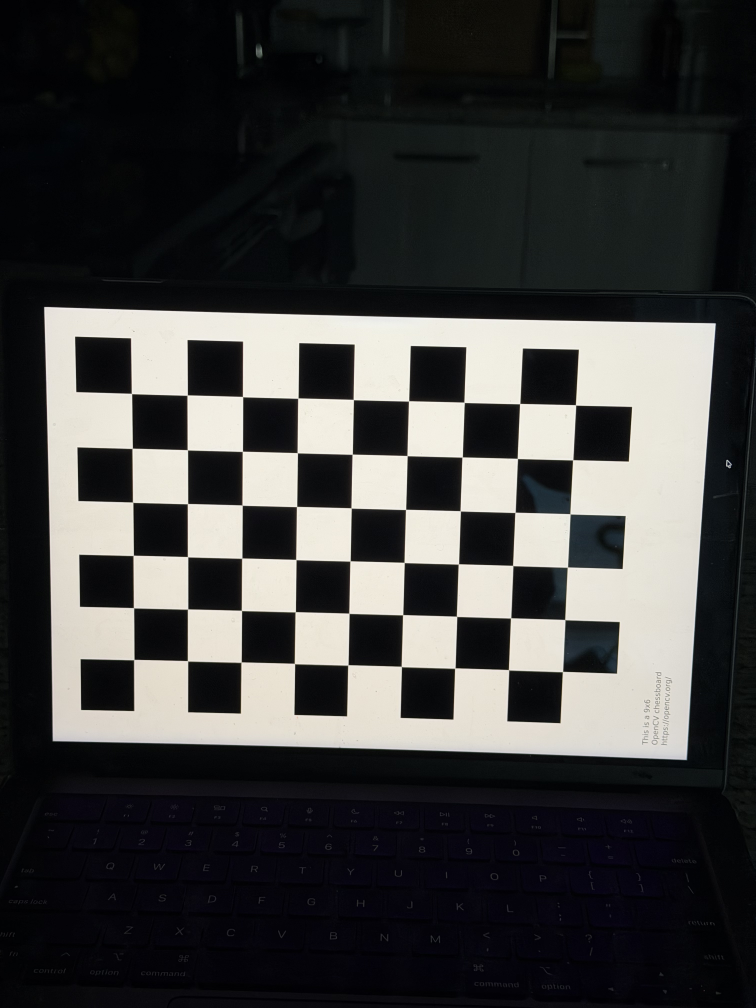
#> input picture calibration/IMG_6164.jpeg, 3024 x 4032 px (shown at 1/4 size); its folder holds only this picture in this run
$ python -i measurement.py   (imports and definitions only)
#> lines starting #> are read from the running program, lines starting #| are printed output that depends on the picture; after the words box and inside, x2 and y2 are one past the last pixel; in counts of white or black regions, pixels touching at a corner belong together
#> further down, picture is the input picture: shape (4032, 3024, 3); mean B, G, R 62.9, 63.7, 63.8
"""
Camera calibration + real-world 2-D measurement, factored into importable
functions so both the CLI script (calibrate_and_measure.py) and the Flask web
app (app.py) can share the exact same pipeline.

The three steps the module demonstrates:

  1. Calibrate a camera (chessboard) with OpenCV — recover the intrinsic
     matrix K and lens-distortion coefficients.
  2. Measure real-world bar lengths in a single smartphone photo using the
     perspective-projection equation  L = (dx / fx) * Z.
  3. Validate the measurements against 20 ground-truth lengths and report
     error statistics.

The web app calls :func:`run_pipeline`, which returns every number, table and
image (as base64 data URLs) the page needs to render the demonstration.
"""

from __future__ import annotations

import base64
import io
from pathlib import Path

import cv2
import numpy as np

# ======================================================================
# CONFIGURATION (mirrors calibrate_and_measure.py)
# ======================================================================

BASE_DIR = Path(__file__).resolve().parent
CALIBRATION_DIR = BASE_DIR / "calibration"
MEASUREMENT_DIR = BASE_DIR / "measurement"
OUTPUT_DIR = BASE_DIR / "output"

CHESSBOARD_SIZE = (9, 6)
SQUARE_SIZE = 0.023  # metres

# The white paper is an 11 x 14 inch sheet photographed in LANDSCAPE
# orientation (14 in = 35.56 cm wide, 11 in = 27.94 cm tall).  Its true size
# is used ONLY as documentation / a distance sanity check, never to set scale.
PAPER_WIDTH_CM = 35.56
PAPER_HEIGHT_CM = 27.94

# Measured camera-to-object distance (metres) — the "Z" in the perspective
# projection equation.  Replace with your physically measured value.
OBJECT_DISTANCE_M = 2.73

# Ground-truth bar lengths (cm), top-to-bottom, per image.
GROUND_TRUTH = {
    "IMG_6192.jpeg": [3, 30, 13, 18, 16, 22, 8, 2, 14, 25],
    "IMG_6193.jpeg": [7, 15, 20, 5, 9, 17, 24, 12, 21, 28],
}

# A bar must be at least this long (in cm) to count.
MIN_BAR_CM = 1.5

# Corner detection is run on the calibration images downscaled to at most this
# many pixels on the long side. The 12 MP originals make the segment-based
# detector allocate ~1 GB; downscaling bounds that, and the detected corners
# are scaled back to full-resolution coordinates so the calibrated intrinsics
# still refer to the original image size. (0.02% effect on the result.)
CALIB_MAX_SIDE = 1800

# Bar detection runs on an upsampled top-down view of the paper so the bars
# are large and horizontal.  This is an arbitrary processing-resolution factor
# and encodes no physical size.
UPSAMPLE = 4.0


# ======================================================================
# HELPERS
# ======================================================================


# [151 lines left out: functions _list_images, _encode_image, _object_points, calibrate_camera, not called in this run]


# ======================================================================
# PAPER + BAR DETECTION
# ======================================================================


def detect_paper_corners(image: np.ndarray) -> np.ndarray:
    """Locate the white paper as the largest solid 4-corner quadrilateral."""
    gray = cv2.cvtColor(image, cv2.COLOR_BGR2GRAY)
    mask = (gray > 150).astype(np.uint8)
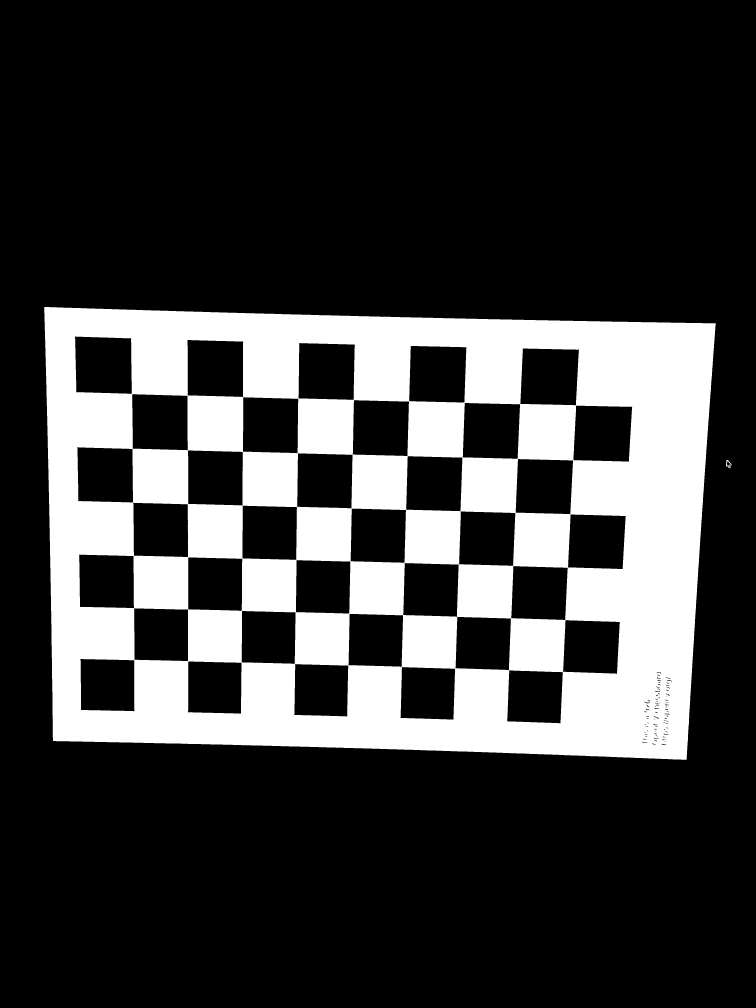
#> mask: shape (4032, 3024) (shown at 1/4 size); values 0 (black) and 1 (white), 23.8% white; 2 white regions, box (x1, y1, x2, y2) and area: (177, 1228, 2863, 3039) 2906107, (2904, 1840, 2926, 1873) 284

    # Close the printed bars so the paper becomes one solid blob.
    mask = cv2.morphologyEx(mask, cv2.MORPH_CLOSE, np.ones((31, 31), np.uint8))
#> mask: shape (4032, 3024); values 0 (black) and 1 (white), 23.9% white; 2 white regions

    contours, _ = cv2.findContours(mask, cv2.RETR_EXTERNAL, cv2.CHAIN_APPROX_SIMPLE)
#> contours = 2 contours; box (x1, y1, x2, y2) and area: (177, 1228, 2863, 3039) 4511782, (2904, 1840, 2926, 1873) 424

    best_contour = None
    best_corners = None
    for contour in contours:
        hull = cv2.convexHull(contour)
        perimeter = cv2.arcLength(hull, True)
        approx = cv2.approxPolyDP(hull, 0.02 * perimeter, True)
        if len(approx) != 4:
            continue
        if best_contour is None or cv2.contourArea(contour) > cv2.contourArea(best_contour):
            best_contour = contour
            best_corners = approx
#> this loop made 2 passes
#> (perimeter, best_corners) on pass 2: (8702.5, [[177, 1229], [2862, 1294], [2745, 3038], [213, 2963]])
#> perimeter on pass 1: 84.52
#> after the loop, best_contour = contour of 592 points, box (x1, y1, x2, y2) (177, 1228, 2863, 3039), area 4511782

    if best_corners is None:
        raise RuntimeError("Could not find the white paper.")

    corners = best_corners.reshape(-1, 2).astype(np.float32)
#> corners = [[177, 1229], [2862, 1294], [2745, 3038], [213, 2963]]
    tl = corners[np.argmin(corners[:, 0] + corners[:, 1])]
#> tl = [177, 1229]
    tr = corners[np.argmax(corners[:, 0] - corners[:, 1])]
#> tr = [2862, 1294]
    br = corners[np.argmax(corners[:, 0] + corners[:, 1])]
#> br = [2745, 3038]
    bl = corners[np.argmin(corners[:, 0] - corners[:, 1])]
#> bl = [213, 2963]
    return np.array([tl, tr, br, bl], dtype=np.float32)


# [285 lines left out: functions rectify_paper, detect_bars, _draw_paper_corners, _draw_measurements, _measure_image, _error_plot and 1 more, not called in this run]

>>> import cv2
>>> picture = cv2.imread('calibration/IMG_6164.jpeg')
>>> result = detect_paper_corners(picture)
#> result has the same summary as corners in detect_paper_corners

$ run again, on calibration/IMG_6165.jpeg
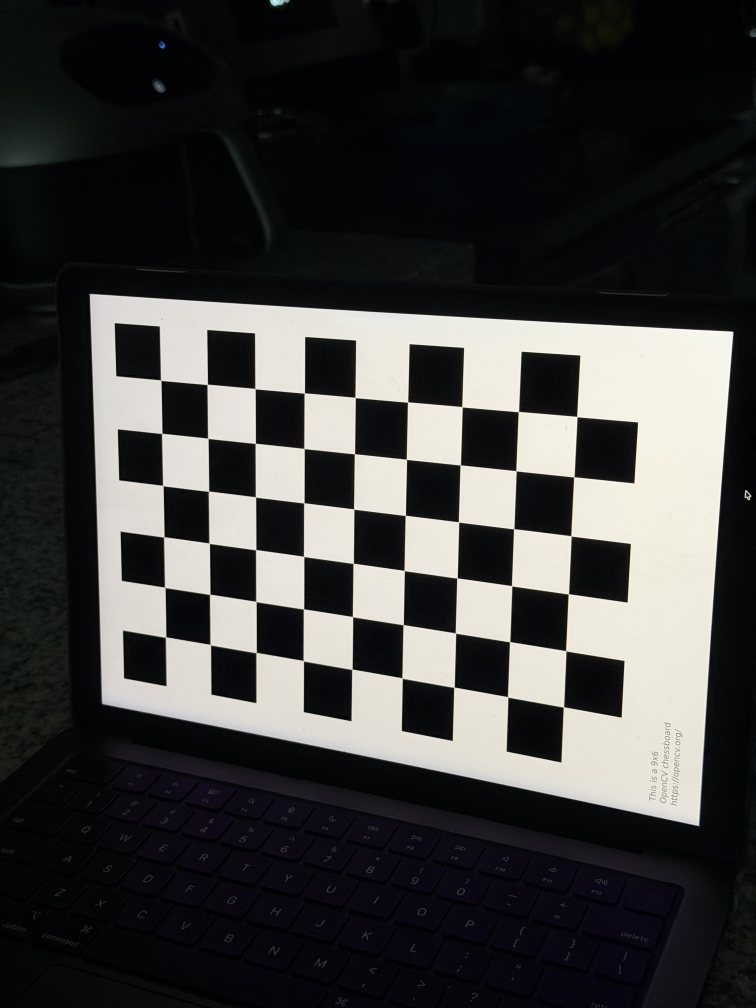
#> input picture calibration/IMG_6165.jpeg, 3024 x 4032 px (shown at 1/4 size)
#> picture is the input picture: shape (4032, 3024, 3); mean B, G, R 62, 62.3, 62.7
#> in detect_paper_corners, `mask = (gray > 150).astype(np.uint8)`:
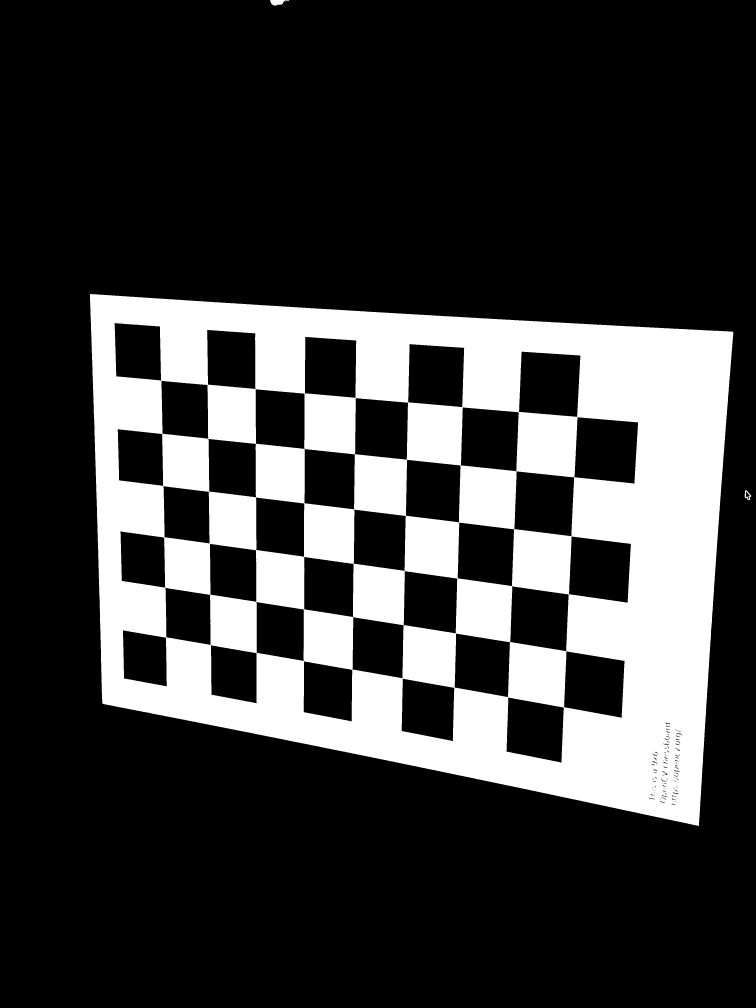
#> mask: shape (4032, 3024) (shown at 1/4 size); values 0 (black) and 1 (white), 24% white; 4 white regions, box (x1, y1, x2, y2) and area: (359, 1176, 2933, 3304) 2923218, (1080, 0, 1140, 23) 998, (2979, 1961, 3005, 2001) 422, (1142, 0, 1156, 7) 50
#> contours = 3 contours; box (x1, y1, x2, y2) and area: (359, 1176, 2933, 3304) 4465796, (1080, 0, 1156, 23) 1008, (2979, 1961, 3005, 2001) 598
#> the loop in detect_paper_corners, `for contour in contours:` made 3 passes
#> (perimeter, best_corners) on pass 2: (8629.8, [[360, 1177], [2932, 1327], [2795, 3302], [412, 2815]])
#> after the loop in detect_paper_corners, `for contour in contours:`: best_contour = contour of 1660 points, box (x1, y1, x2, y2) (359, 1176, 2933, 3304), area 4465796
#> corners = [[360, 1177], [2932, 1327], [2795, 3302], [412, 2815]]
#> tl = [360, 1177]
#> tr = [2932, 1327]
#> br = [2795, 3302]
#> bl = [412, 2815]
#> result has the same summary as corners in detect_paper_corners

$ run again, on calibration/IMG_6167.jpeg
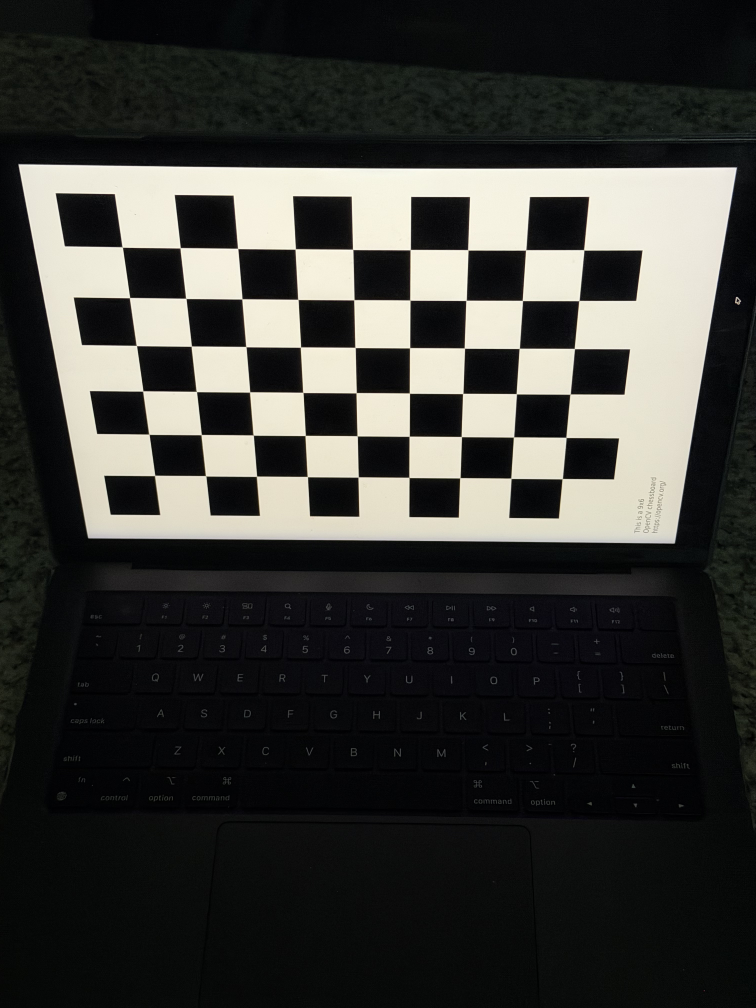
#> input picture calibration/IMG_6167.jpeg, 3024 x 4032 px (shown at 1/4 size)
#> picture is the input picture: shape (4032, 3024, 3); mean B, G, R 54.8, 58.3, 58.2
#> in detect_paper_corners, `mask = (gray > 150).astype(np.uint8)`:
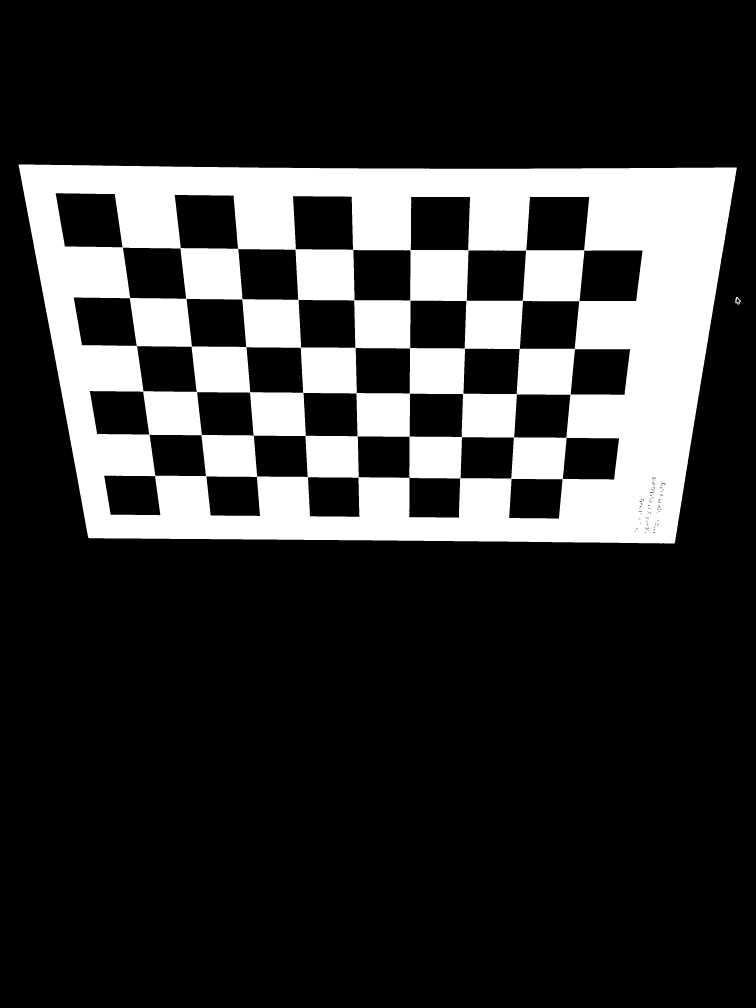
#> mask: shape (4032, 3024) (shown at 1/4 size); values 0 (black) and 1 (white), 20.6% white; 2 white regions, box (x1, y1, x2, y2) and area: (74, 657, 2947, 2174) 2506902, (2941, 1188, 2964, 1218) 299
#> contours = 2 contours; box (x1, y1, x2, y2) and area: (74, 657, 2947, 2174) 3885501, (2941, 1188, 2964, 1218) 402
#> the loop in detect_paper_corners, `for contour in contours:` made 2 passes
#> (perimeter, best_corners) on pass 2: (8258.3, [[2946, 670], [2698, 2172], [353, 2150], [75, 658]])
#> after the loop in detect_paper_corners, `for contour in contours:`: best_contour = contour of 1154 points, box (x1, y1, x2, y2) (74, 657, 2947, 2174), area 3885501
#> corners = [[2946, 670], [2698, 2172], [353, 2150], [75, 658]]
#> tl = [75, 658]
#> tr = [2946, 670]
#> br = [2698, 2172]
#> bl = [353, 2150]
#> result = [[75, 658], [2946, 670], [2698, 2172], [353, 2150]]

$ run again, on calibration/IMG_6168.jpeg
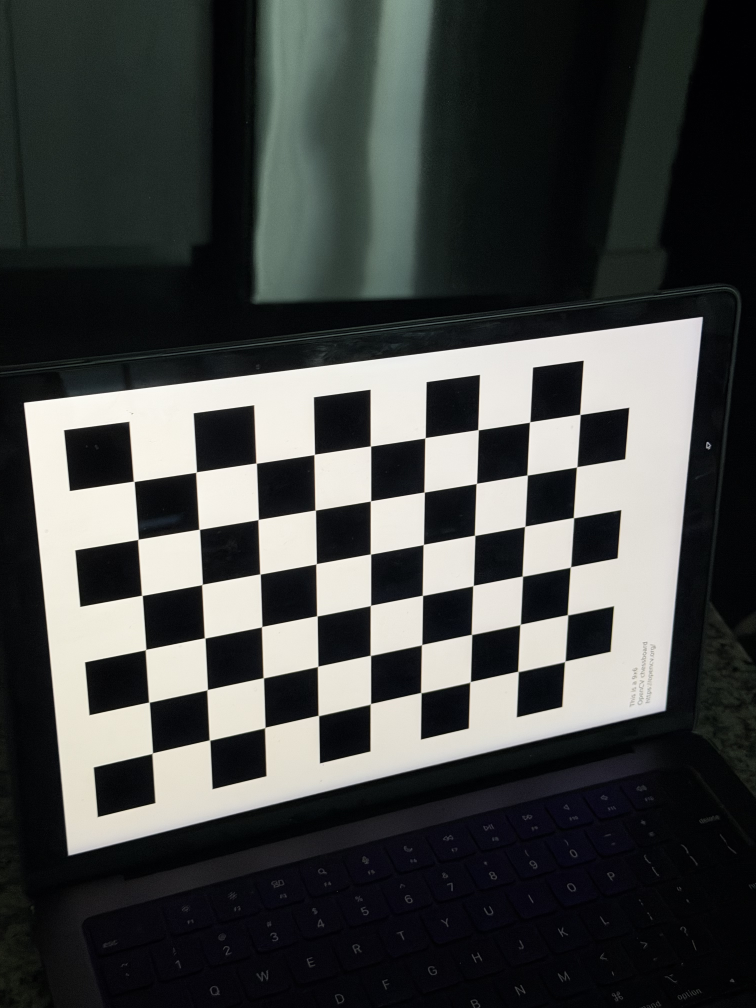
#> input picture calibration/IMG_6168.jpeg, 3024 x 4032 px (shown at 1/4 size)
#> picture is the input picture: shape (4032, 3024, 3); mean B, G, R 68.7, 70.1, 68
#> in detect_paper_corners, `mask = (gray > 150).astype(np.uint8)`:
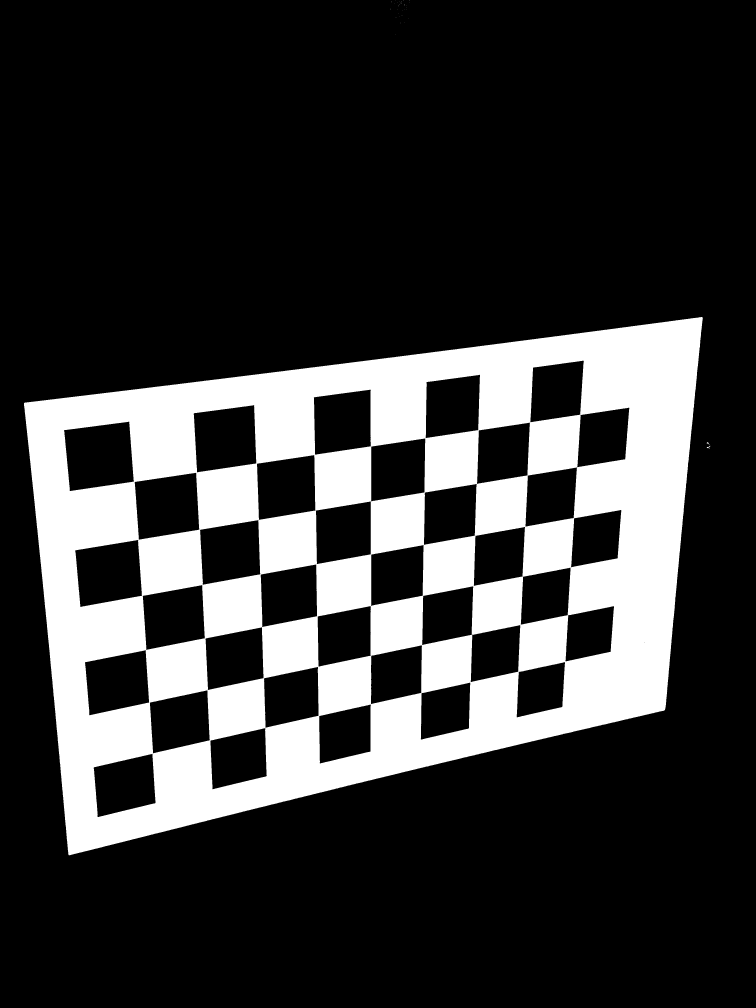
#> mask: shape (4032, 3024) (shown at 1/4 size); values 0 (black) and 1 (white), 22.6% white; 37 white regions (34 under 20 px), largest, box (x1, y1, x2, y2) and area: (96, 1268, 2811, 3421) 2749405, (2827, 1783, 2841, 1793) 50, (2827, 1769, 2839, 1780) 41
#> in detect_paper_corners, `mask = cv2.morphologyEx(mask, cv2.MORPH_CLOSE, np.ones((31, 31), np.ui..`:
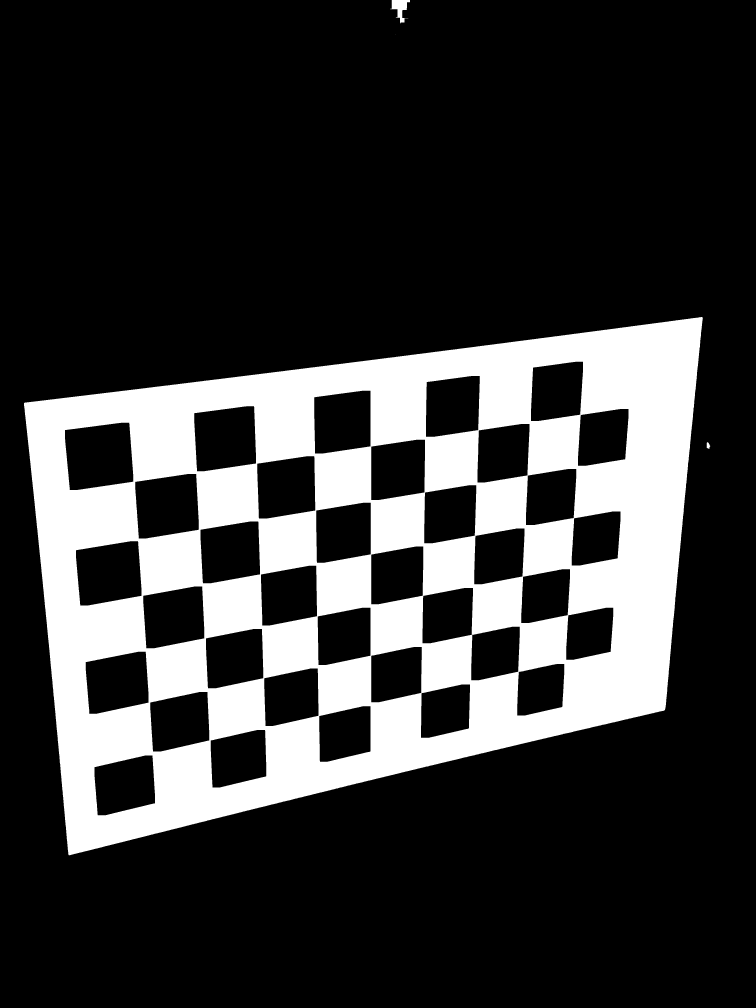
#> mask: shape (4032, 3024) (shown at 1/4 size); values 0 (black) and 1 (white), 22.6% white; 4 white regions (1 under 20 px)
#> contours = 4 contours, 1 with area under 20; largest, box (x1, y1, x2, y2) and area: (96, 1268, 2811, 3421) 4293072, (1561, 0, 1640, 95) 3246, (2827, 1769, 2841, 1796) 226
#> the loop in detect_paper_corners, `for contour in contours:` made 4 passes
#> (perimeter, best_corners) on pass 2: (8584.9, [[2810, 1270], [2657, 2841], [274, 3419], [97, 1611]])
#> after the loop in detect_paper_corners, `for contour in contours:`: best_contour = contour of 2510 points, box (x1, y1, x2, y2) (96, 1268, 2811, 3421), area 4293072
#> corners = [[2810, 1270], [2657, 2841], [274, 3419], [97, 1611]]
#> tl = [97, 1611]
#> tr = [2810, 1270]
#> br = [2657, 2841]
#> bl = [274, 3419]
#> result = [[97, 1611], [2810, 1270], [2657, 2841], [274, 3419]]
